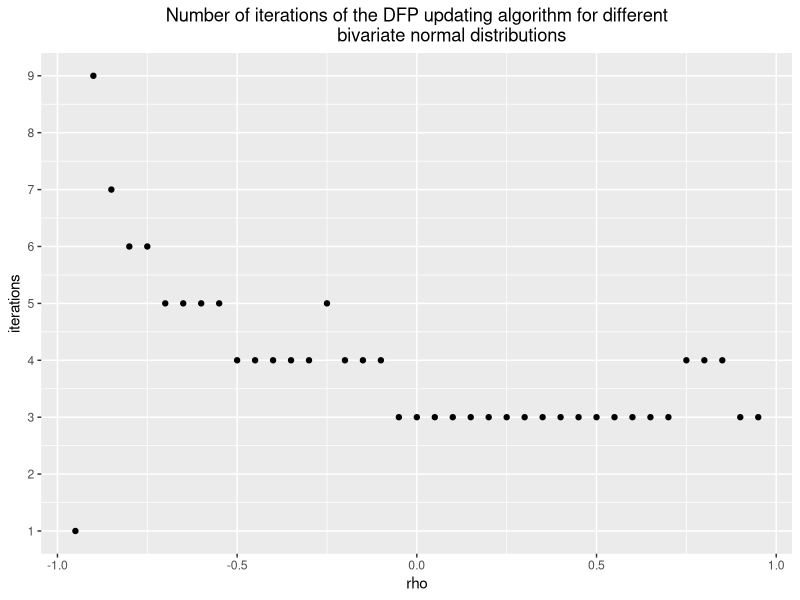

Here is the R script that generated this plot:
# Name: Christian Peters

library(numDeriv)
library(mvtnorm)
library(ggplot2)

# No. 2)
# ======

#' Implementation of a quasi-newton optimization algorithm using the DFP update.
#' 
#' @param f       The function to optimize.
#' @param start   The starting point.
#' @param tol     The minimum step size. Used as a stopping criterion.
#' @param maxIter Upper threshold for the maximum number of iterations.
#' 
#' @return A list with two entries: The result and the number of iterations.
dfpOptim <- function(f, start, tol=1e-4, maxIter=50) {
  # approximation of the inverse hessian matrix that is updated according
  # to the DFP update rule
  invHessian <- diag(length(start))
  last <- start
  curIter <- 1
  curGradient <- grad(f, start)
  
  repeat {
    # find the best stepsize
    ny <- optimize(function(x) {
        f(last - x * (invHessian %*% curGradient)[,1])
        # don't take steps bigger than a newton step
      }, interval=c(-1, 1))$minimum
    
    # take a step
    deltaTheta <- -ny * (invHessian %*% curGradient)[,1]
    new <- last + deltaTheta
    
    # check stopping conditions
    if (norm(new - last, type='2') < tol || curIter >= maxIter) {
      return(list(result=new, iterations=curIter))
    }
    
    # approximate the next gradient
    nextGradient <- grad(f, new)
    
    # update the inverse hessian approximation using the DFP update
    g <- nextGradient - curGradient
    
    dfpUpdate <- (deltaTheta %*% t(deltaTheta)) / (t(g) %*% deltaTheta)[1, 1] - 
      (invHessian %*% g %*% t(g) %*% invHessian) / (t(g) %*% invHessian %*% g)[1, 1]
    
    invHessian <- invHessian + dfpUpdate
    
    curGradient <- nextGradient
    last <- new
    curIter <- curIter + 1
  }
}

#' This function tests the DFP optimization algorithm by minimizing several
#' bivariate normal distributions with different correlation parameters and
#' examining the number of iterations that it takes to find the minimum.
testDfpOptim <- function() {
  # the different rho values to test
  rho <- seq(-0.95, 0.95, 0.05)
  # get the number of iterations it takes for each rho
  iterations <- sapply(rho, function(rho){
    sigma <- matrix(c(1, rho, rho, 1), nrow=2)
    mean <- c(0, 0)
    # start at a suitable point so that the algorithm converges
    start <- c(1, 1)
    res <- dfpOptim(function(x) -dmvnorm(x, mean=mean, sigma=sigma), start=start)
    if(!isTRUE(all.equal(mean, res$result, tolerance=1e-4))) {
      message(paste0('Error at rho = ', rho, ': The optimizer did not converge! ',
                     'Stopped at: [', res$result[1], ', ', res$result[2], ']'))
    }
    return(res$iterations)
  })
  print(
    ggplot(data.frame(rho=rho, iterations=iterations), aes(x=rho, y=iterations)) +
      ggtitle('Number of iterations of the DFP updating algorithm for different
              bivariate normal distributions') +
      geom_point() +
      scale_y_continuous(breaks=1:max(iterations)) +
      theme(plot.title = element_text(hjust = 0.5))
  )
}

testDfpOptim()

# No. 3)
# ======

#' Helper function that executes a single simulation from the simulation study.
#' 
#' @param method The optimization algorithm to be used.
#' @param b      The number of observations.
#' @param n      The number of features.
#' @param k      Parameter that adjusts the condition number of the problem.
#' @param eps   Quality of the starting point.
#' @param u      Direction in which to deviate from the optimal starting point.
#' 
#' @return A list containing the number of function calls, the error as the euclidean
#'         distance to the optimum and the suboptimality of the solution.
singleSimulation <- function(method, b, n, k, eps, u) {
  # create the matrix X from random observations
  X <- matrix(rnorm(b*n), nrow=b, ncol=n)
  X[, n] <- 1
  y <- sample(c(1, 0), b, replace=TRUE)
  X <- X + k * y %*% t(rep(1, n))
  
  # restore the intercept
  X[, n] <- 1
  
  # the function to be minimized
  scoreFun <- function(theta) {
    score <- 0
    for (i in 1:b) {
      score <- score - (y[i] * t(X[i,]) %*% theta - log(1 + exp(t(X[i,]) %*% theta)))
    }
    return(score)
  }
  
  # find the starting value
  
  # first, use glm to find the optimum
  success <- TRUE
  tryCatch({
    best <- glm(y ~ ., family=binomial(link='logit'),
                data=cbind(as.data.frame(X[,-n]), y=y))
    best <- unname(c(best$coefficients[-1], best$coefficients[1]))
  }, warning = function(w){
    success <<- FALSE
  }, error = function(e){
    success <<- FALSE
  })
  
  if (!success) {
    # no optimum exists for that example
    stop('No optimum exists!')
  }
  
  # now, get ny
  nySearch <- function(ny) {
    ((1 + eps) * scoreFun(best) - scoreFun(best + ny * u))**2
  }
  ny <- optimize(nySearch, c(-10, 10), tol=1e-4)$minimum
  
  # calculate the starting vector
  start <- best + ny * u
  
  # start the optimizer
  res <- optim(start, scoreFun, method=method)

  # return the relevant results
  return(list(functionCalls=unname(res$counts[1]),
              error=norm(res$par - best, type='2'),
              suboptimality=(scoreFun(res$par) - scoreFun(best))[1, 1]))
}

#' This function is used to execute the simulation study.
#' 
#' @return A data.frame that contains the results.
simulationStudy <- function() {
  # create an empty data.frame to store the results
  result <- data.frame(method=character(), b=integer(), n=integer(), k=double(), 
                       eps=double(), functionCalls=integer(), error=double(),
                       suboptimality=double(), stringsAsFactors = FALSE)
  
  curIteration <- 1
  maxIterations <- 3072
  
  # now iterate over all the parameter combinations
  for (method in c("CG", "BFGS")) {
    for (b in c(100, 200, 500, 1000)) {
      for (n in c(5, 10, 15, 20)) {
        for (k in c(0, 0.25, 0.5, 1)) {
          # commenting this out to make it run in a reasonable amount of time
          eps <- 1
          #for (eps in c(1, 2, 3, 4)) {
            # same here
            #for (curDirection in 1:4) {
              # create a random direction
              u <- rnorm(n)
              u <- u / norm(u, type='2')
              
              # run a single simulation
              success <- TRUE
              tryCatch({
                simRes <- singleSimulation(method, b, n, k, eps, u)
              }, error = function(e){
                success <<- FALSE
              })
              
              # try the next example if no result could be obtained
              if (!success) {
                curIteration <- curIteration + 1
                next
              }
              
              # add the results to the data.frame
              result <- rbind(result, list(method=method, b=b, n=n, k=k, eps=eps,
                                           functionCalls=simRes$functionCalls,
                                           error=simRes$error,
                                           suboptimality=simRes$suboptimality),
                              stringsAsFactors = FALSE)
              
              # print progress
              percent <- as.integer(curIteration / maxIterations * 100)
              print(paste0('Iteration: ', curIteration,', ', percent, '% done.'))
              
              curIteration <- curIteration + 1
            #}
          #}
        }
      }
    }
  }
  return(result)
}

#result <- simulationStudy()

testResult <- function(result) {
  # do a t-test to see if the suboptimality of CG is better than that of BFGS
  bfgs <- result[result$method=='BFGS',]$suboptimality
  cg <- result[result$method=='CG',]$suboptimality
  
  # Zero Hypothesis: Mean of suboptimality of BFGS it lower than that of CG
  # Alternative: Suboptimality of BFGS has a greater mean than that of CG
  test <- t.test(bfgs, cg, alternative='greater')
  print(test)
}

#testResult(result)

# We can see that the CG algorithm produces significantly (p-value < 0.05)
# less suboptimal results than the BFGS algorithm according to the t-test.